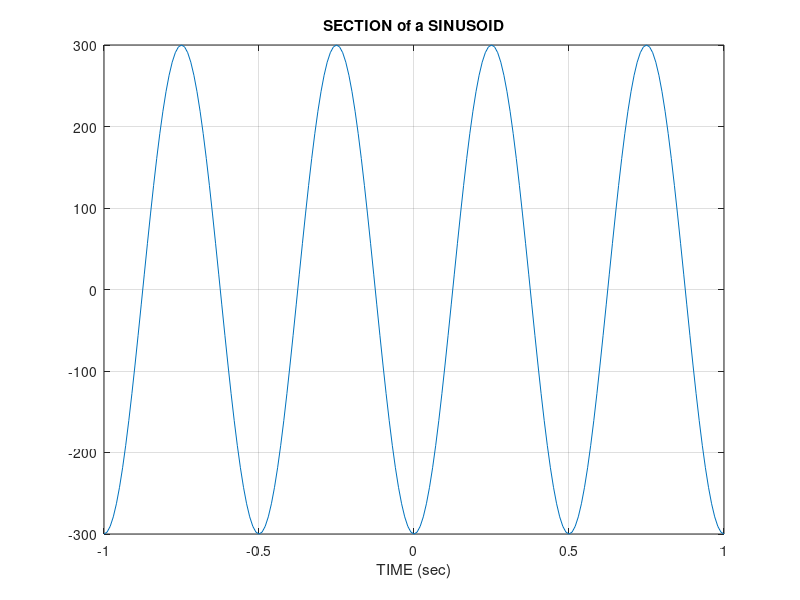

Write the MATLAB code that produced this figure.
dt = 1/100;
tt = -1 : dt : 1;
Fo = 2;
zz = 300*exp(j*(2*pi*Fo*(tt-0.75)));
xx = real (zz);

plot(tt, xx), grid on
title('SECTION of a SINUSOID');
xlabel('TIME (sec)');